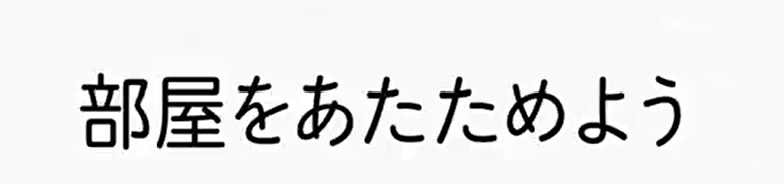
#> input picture test3.png, 784 x 184 px
$ python main.py
#> lines starting #> are read from the running program, lines starting #| are printed output that depends on the picture; after the words box and inside, x2 and y2 are one past the last pixel; in counts of white or black regions, pixels touching at a corner belong together
#> further down, image is the input picture: shape (184, 784, 3); min 0, max 255, mean 229.8
import numpy as np
import cv2
from matplotlib import pyplot as plt
import cv2 as cv
from craft_text_detector import Craft

def bgremove(myimage):
    # Create a copy of the input image to avoid modifying the original
    image = myimage.copy()

    # Convert the image to grayscale
    gray_image = cv2.cvtColor(image, cv2.COLOR_BGR2GRAY)

    # Apply Gaussian blur
    blur = cv2.GaussianBlur(gray_image, (5, 5), 0)
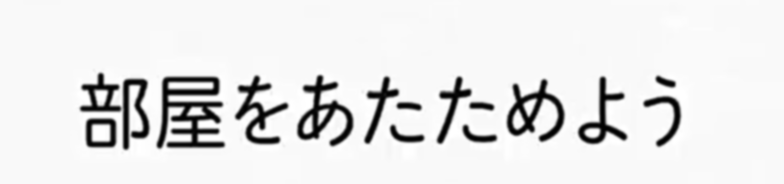
#> blur: shape (184, 784); min 0, max 255, mean 229.8

    # Invert the image so the text is white and the background is black
    inverted_image = cv2.bitwise_not(blur)
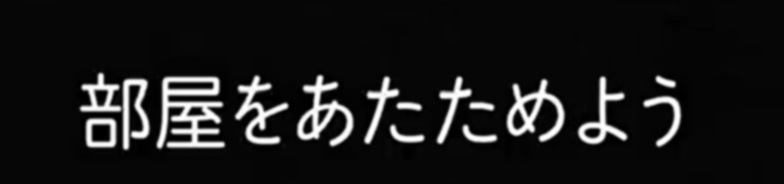
#> inverted_image: shape (184, 784); min 0, max 255, mean 25.2

    # Apply adaptive thresholding
    _, threshold_image = cv2.threshold(inverted_image, 128, 255, cv2.THRESH_BINARY)
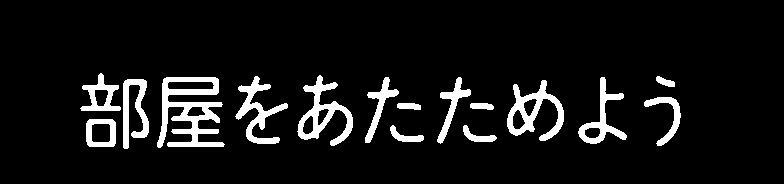
#> threshold_image: shape (184, 784); 8% white; 16 white regions, largest, box (x1, y1, x2, y2) and area: (157, 77, 225, 148) 2276, (297, 75, 353, 146) 1341, (507, 80, 564, 141) 1306

    # Use adaptive thresholding to create a binary mask
    mask = cv2.adaptiveThreshold(gray_image, 255, cv2.ADAPTIVE_THRESH_MEAN_C, cv2.THRESH_BINARY_INV, 11, 4)
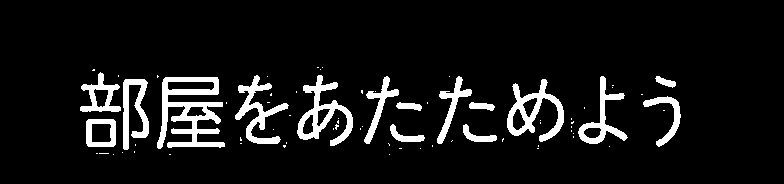
#> mask: shape (184, 784); 8.2% white; 73 white regions (57 under 20 px), largest, box (x1, y1, x2, y2) and area: (157, 77, 225, 149) 2265, (297, 75, 353, 146) 1334, (507, 79, 564, 142) 1294

    # Apply morphological operations to clean up the mask
    kernel = np.ones((2, 2), np.uint8)
    mask = cv2.morphologyEx(mask, cv2.MORPH_OPEN, kernel, iterations=4)
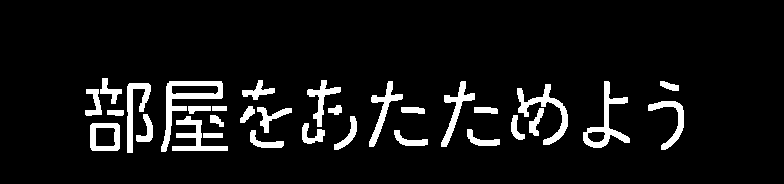
#> mask: shape (184, 784); 7.4% white; 32 white regions, largest, box (x1, y1, x2, y2) and area: (161, 81, 223, 152) 1077, (583, 81, 630, 148) 841, (517, 84, 568, 145) 801

    # Make the entire background black
    image[mask == 0] = [0, 0, 0]
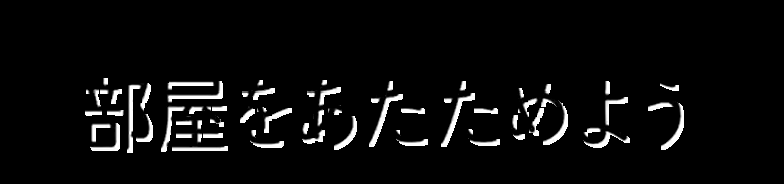
#> image: shape (184, 784, 3); min 0, max 255, mean 12

    # Make the text white
    image[mask == 255] = [255, 255, 255]
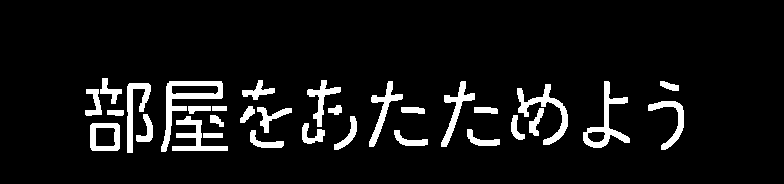
#> image: shape (184, 784, 3); 7.4% white; 32 white regions, largest, box (x1, y1, x2, y2) and area: (161, 81, 223, 152) 1077, (583, 81, 630, 148) 841, (517, 84, 568, 145) 801

    # [6 lines of commented-out code are left out]

    kernel_opening = np.ones((3, 3), np.uint8)
    opening_image = cv2.morphologyEx(image, cv2.MORPH_OPEN, kernel_opening, iterations=1)

    # Return the final processed image
    return opening_image

def get_label_from_connected_components(box, label_ids_map):

    #print(box[0],box[1],box[2],box[3])

    return label_ids_map[int((box[1] + box[3])/2)][int((box[0] + box[2]) / 2)]

def generate_boxes(image):

    image_denoised = bgremove(image)
#> (the run stopped early here; a loop or call above may not have finished)

$ run again, with test2.png copied over test3.png
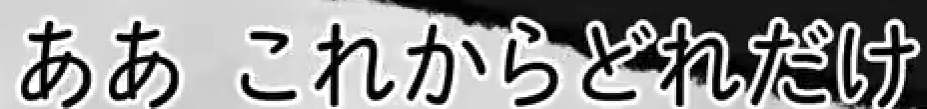
#> input picture test2.png, 927 x 109 px
#> image is the input picture: shape (109, 927, 3); mean B, G, R 147, 146.9, 146.9
#> in bgremove, `_, threshold_image = cv2.threshold(inverted_image, 128, 255, cv2.THRES..`:
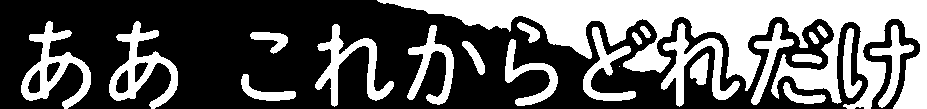
#> threshold_image: shape (109, 927); 37.9% white; 23 white regions (1 under 20 px), largest, box (x1, y1, x2, y2) and area: (377, 0, 927, 109) 21467, (109, 21, 178, 109) 2105, (21, 21, 91, 109) 2103
#> in bgremove, `image[mask == 0] = [0, 0, 0]`:
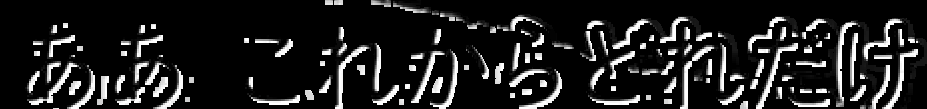
#> image: shape (109, 927, 3); mean B, G, R 33, 33, 33
#> opening_image: shape (109, 927, 3); 25.3% white; 77 white regions, largest, box (x1, y1, x2, y2) and area: (806, 18, 915, 109) 2490, (113, 25, 183, 109) 1937, (25, 25, 95, 109) 1932
